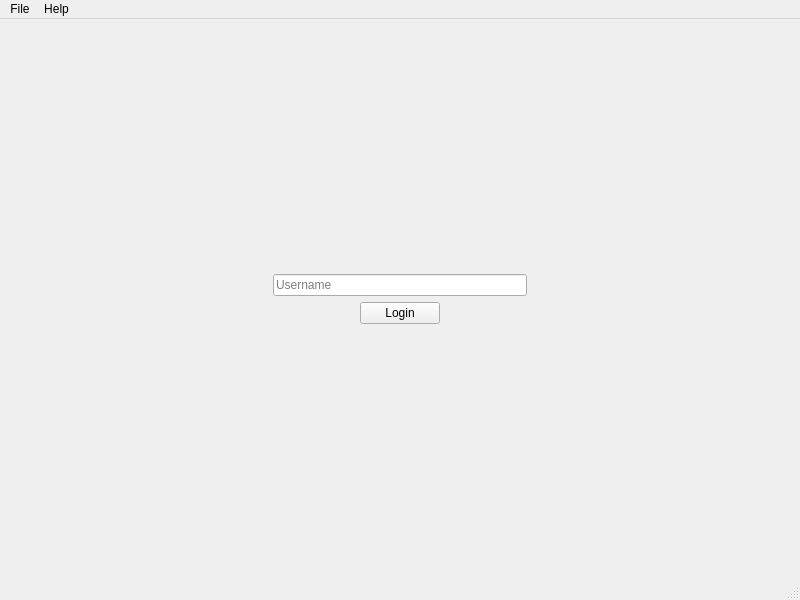
<?xml version="1.0" encoding="UTF-8"?>
<ui version="4.0">
 <class>MainWindow</class>
 <widget class="QMainWindow" name="MainWindow">
  <property name="geometry">
   <rect>
    <x>0</x>
    <y>0</y>
    <width>800</width>
    <height>600</height>
   </rect>
  </property>
  <property name="windowTitle">
   <string>Movie Database</string>
  </property>
  <widget class="QWidget" name="centralwidget">
   <layout class="QGridLayout" name="gridLayout_3">
    <item row="0" column="0">
     <widget class="QStackedWidget" name="stackedWidget">
      <property name="currentIndex">
       <number>0</number>
      </property>
      <widget class="QWidget" name="loginPage">
       <layout class="QGridLayout" name="gridLayout_6">
        <item row="0" column="0">
         <layout class="QVBoxLayout" name="loginVerticalLayout">
          <item>
           <spacer name="loginSpaceTop">
            <property name="orientation">
             <enum>Qt::Vertical</enum>
            </property>
            <property name="sizeHint" stdset="0">
             <size>
              <width>20</width>
              <height>40</height>
             </size>
            </property>
           </spacer>
          </item>
          <item>
           <layout class="QHBoxLayout" name="loginTextHorizontalLayout">
            <item>
             <spacer name="loginEditSpacerLeft">
              <property name="orientation">
               <enum>Qt::Horizontal</enum>
              </property>
              <property name="sizeHint" stdset="0">
               <size>
                <width>40</width>
                <height>20</height>
               </size>
              </property>
             </spacer>
            </item>
            <item>
             <widget class="QLineEdit" name="loginEdit">
              <property name="placeholderText">
               <string>Username</string>
              </property>
             </widget>
            </item>
            <item>
             <spacer name="loginEditSpacerRight">
              <property name="orientation">
               <enum>Qt::Horizontal</enum>
              </property>
              <property name="sizeHint" stdset="0">
               <size>
                <width>40</width>
                <height>20</height>
               </size>
              </property>
             </spacer>
            </item>
           </layout>
          </item>
          <item>
           <layout class="QHBoxLayout" name="loginButtonHorizontalLayout">
            <item>
             <spacer name="loginButtonSpacerLeft">
              <property name="orientation">
               <enum>Qt::Horizontal</enum>
              </property>
              <property name="sizeHint" stdset="0">
               <size>
                <width>40</width>
                <height>20</height>
               </size>
              </property>
             </spacer>
            </item>
            <item>
             <widget class="QPushButton" name="loginButton">
              <property name="text">
               <string>Login</string>
              </property>
             </widget>
            </item>
            <item>
             <spacer name="loginButtonSpacerRight">
              <property name="orientation">
               <enum>Qt::Horizontal</enum>
              </property>
              <property name="sizeHint" stdset="0">
               <size>
                <width>40</width>
                <height>20</height>
               </size>
              </property>
             </spacer>
            </item>
           </layout>
          </item>
          <item>
           <spacer name="loginSpacerBottom">
            <property name="orientation">
             <enum>Qt::Vertical</enum>
            </property>
            <property name="sizeHint" stdset="0">
             <size>
              <width>20</width>
              <height>40</height>
             </size>
            </property>
           </spacer>
          </item>
         </layout>
        </item>
       </layout>
      </widget>
      <widget class="QWidget" name="moviePage">
       <layout class="QGridLayout" name="gridLayout">
        <item row="0" column="0">
         <layout class="QVBoxLayout" name="movieVerticalLayout">
          <item>
           <layout class="QHBoxLayout" name="movieSearchHorizontalLayout">
            <item>
             <widget class="QLineEdit" name="searchEdit">
              <property name="placeholderText">
               <string>Search...</string>
              </property>
             </widget>
            </item>
            <item>
             <widget class="QPushButton" name="searchButton">
              <property name="text">
               <string>Search</string>
              </property>
             </widget>
            </item>
           </layout>
          </item>
          <item>
           <widget class="QTabWidget" name="tabWidget">
            <property name="currentIndex">
             <number>0</number>
            </property>
            <widget class="QWidget" name="allTab">
             <attribute name="title">
              <string>All Movies</string>
             </attribute>
             <layout class="QGridLayout" name="gridLayout_2">
              <item row="1" column="0">
               <widget class="QTableView" name="allTable">
                <property name="selectionBehavior">
                 <enum>QAbstractItemView::SelectRows</enum>
                </property>
                <property name="sortingEnabled">
                 <bool>true</bool>
                </property>
                <attribute name="horizontalHeaderCascadingSectionResizes">
                 <bool>false</bool>
                </attribute>
                <attribute name="horizontalHeaderShowSortIndicator" stdset="0">
                 <bool>false</bool>
                </attribute>
                <attribute name="horizontalHeaderStretchLastSection">
                 <bool>true</bool>
                </attribute>
                <attribute name="verticalHeaderVisible">
                 <bool>false</bool>
                </attribute>
               </widget>
              </item>
             </layout>
            </widget>
            <widget class="QWidget" name="watchedTab">
             <attribute name="title">
              <string>Watched Movies</string>
             </attribute>
             <layout class="QGridLayout" name="gridLayout_4">
              <item row="0" column="0">
               <widget class="QTableView" name="watchedTable">
                <property name="selectionBehavior">
                 <enum>QAbstractItemView::SelectRows</enum>
                </property>
                <property name="sortingEnabled">
                 <bool>true</bool>
                </property>
                <attribute name="horizontalHeaderStretchLastSection">
                 <bool>true</bool>
                </attribute>
                <attribute name="verticalHeaderVisible">
                 <bool>false</bool>
                </attribute>
               </widget>
              </item>
             </layout>
            </widget>
            <widget class="QWidget" name="searchTab">
             <attribute name="title">
              <string>Search Results</string>
             </attribute>
             <layout class="QGridLayout" name="gridLayout_5">
              <item row="0" column="0">
               <widget class="QTableView" name="searchTable">
                <property name="selectionBehavior">
                 <enum>QAbstractItemView::SelectRows</enum>
                </property>
                <property name="sortingEnabled">
                 <bool>true</bool>
                </property>
                <attribute name="horizontalHeaderShowSortIndicator" stdset="0">
                 <bool>false</bool>
                </attribute>
                <attribute name="horizontalHeaderStretchLastSection">
                 <bool>true</bool>
                </attribute>
                <attribute name="verticalHeaderVisible">
                 <bool>false</bool>
                </attribute>
               </widget>
              </item>
             </layout>
            </widget>
           </widget>
          </item>
         </layout>
        </item>
        <item row="1" column="0">
         <layout class="QHBoxLayout" name="logoutHorizontalLayout">
          <item>
           <spacer name="logoutHorizontalSpacer">
            <property name="orientation">
             <enum>Qt::Horizontal</enum>
            </property>
            <property name="sizeHint" stdset="0">
             <size>
              <width>40</width>
              <height>20</height>
             </size>
            </property>
           </spacer>
          </item>
          <item>
           <widget class="QPushButton" name="logoutButton">
            <property name="text">
             <string>Logout</string>
            </property>
           </widget>
          </item>
         </layout>
        </item>
       </layout>
      </widget>
     </widget>
    </item>
   </layout>
  </widget>
  <widget class="QMenuBar" name="menubar">
   <property name="geometry">
    <rect>
     <x>0</x>
     <y>0</y>
     <width>800</width>
     <height>23</height>
    </rect>
   </property>
   <widget class="QMenu" name="menuFile">
    <property name="title">
     <string>File</string>
    </property>
    <addaction name="actionNewUser"/>
    <addaction name="separator"/>
    <addaction name="actionExit"/>
   </widget>
   <widget class="QMenu" name="menuHelp">
    <property name="title">
     <string>Help</string>
    </property>
    <addaction name="actionAboutQt"/>
   </widget>
   <addaction name="menuFile"/>
   <addaction name="menuHelp"/>
  </widget>
  <widget class="QStatusBar" name="statusbar"/>
  <action name="actionNewUser">
   <property name="text">
    <string>New User</string>
   </property>
  </action>
  <action name="actionExit">
   <property name="text">
    <string>Exit</string>
   </property>
  </action>
  <action name="actionAboutQt">
   <property name="text">
    <string>About Qt</string>
   </property>
  </action>
 </widget>
 <resources/>
 <connections/>
</ui>
